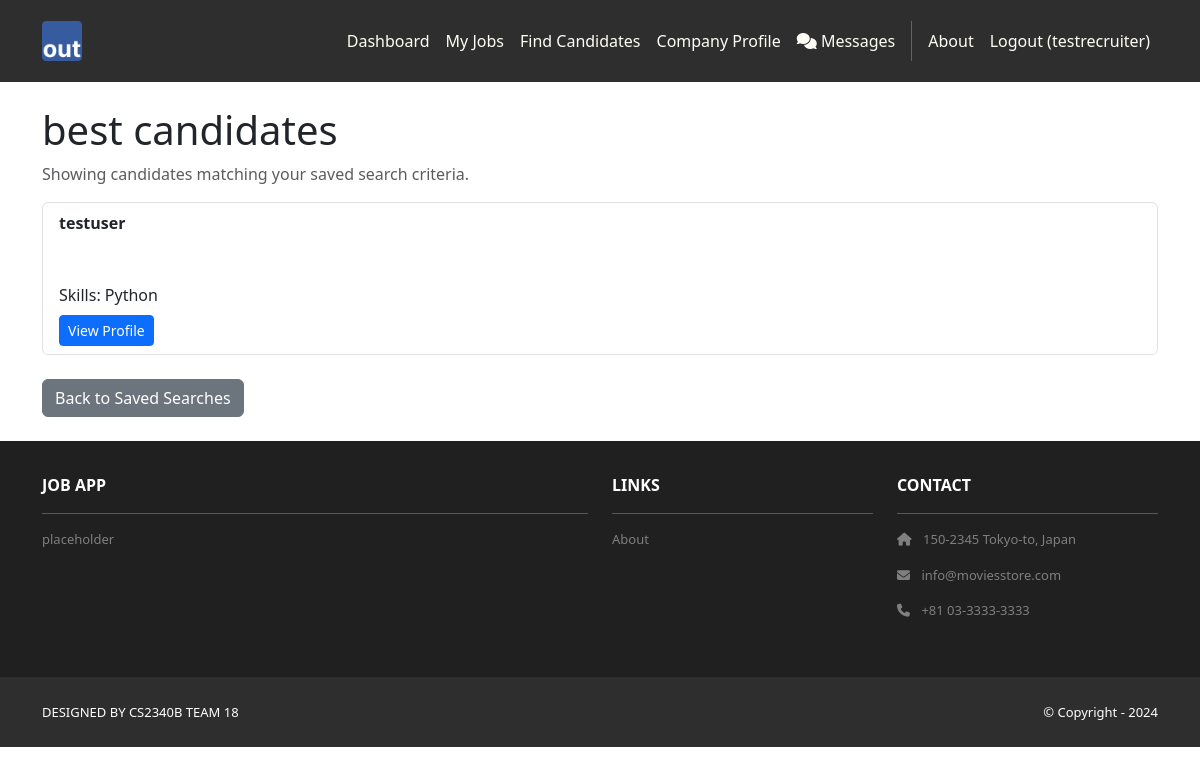
The app's page /recruiters/saved-searches/2/ (signed in), older data.
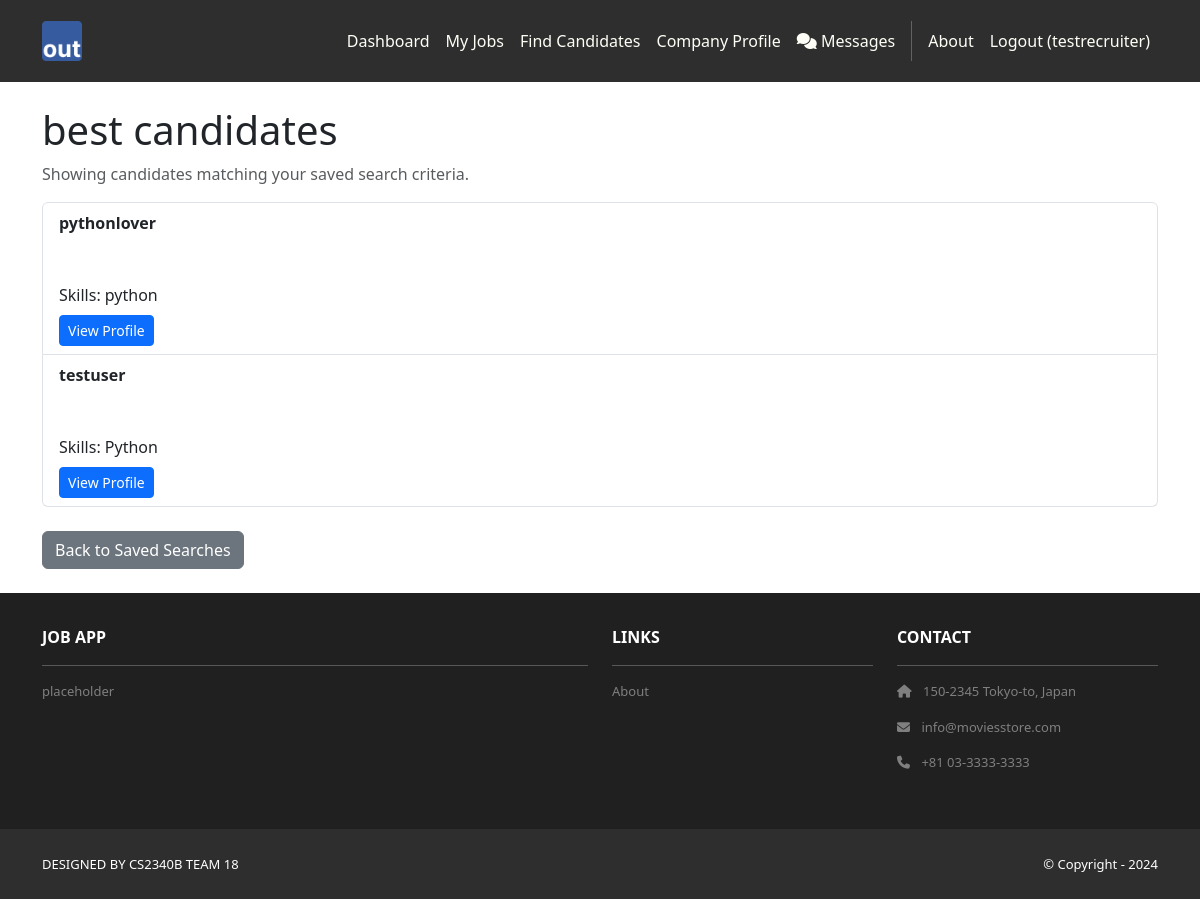
The same page, newer data.
### applicants/models.py (models this page shows, shortened)
class ApplicantProfile(models.Model):
    user = models.OneToOneField(User, on_delete=models.CASCADE, related_name='applicant_profile')
    headline = models.CharField(
        max_length=200,
        blank=True,
        help_text="A brief professional headline (e.g., 'Software Developer with 5 years experience')"
    )
    phone = models.CharField(max_length=20, blank=True)
    city = models.CharField(max_length=100, blank=True, help_text="City")
    state = models.CharField(max_length=100, blank=True, help_text="State or Province")
    country = models.CharField(max_length=100, blank=True, help_text="Country")
    postal_code = models.CharField(max_length=20, blank=True, help_text="Postal/ZIP Code")
    latitude = models.DecimalField(
        max_digits=9, decimal_places=6, null=True, blank=True,
        help_text="Latitude coordinate (auto-populated if possible)"
    )
    longitude = models.DecimalField(
        max_digits=9, decimal_places=6, null=True, blank=True,
        help_text="Longitude coordinate (auto-populated if possible)"
    )
    location = models.CharField(max_length=200, blank=True, help_text="Full location display (auto-generated)")
    willing_to_relocate = models.BooleanField(default=False, help_text="Willing to relocate for work")
    remote_work_preference = models.CharField(
        max_length=20,
        choices=[
            ('remote_only', 'Remote Only'),
            ('hybrid', 'Hybrid'),
            ('onsite_only', 'Onsite Only'),
            ('flexible', 'Flexible'),
        ],
        default='flexible',
        help_text="Remote work preference"
    )
    summary = models.TextField(
        blank=True,
        help_text="A brief summary of your professional background and career goals"
    )
    skills = models.TextField(
        blank=True,
        help_text="List your key skills separated by commas (e.g., 'Python, Django, React, SQL')"
    )
    linkedin_url = models.URLField(blank=True, help_text="Your LinkedIn profile URL")
    github_url = models.URLField(blank=True, help_text="Your GitHub profile URL")
    portfolio_url = models.URLField(blank=True, help_text="Your portfolio or personal website URL")
    other_url = models.URLField(blank=True, help_text="Any other relevant professional URL")
    is_public = models.BooleanField(default=True, help_text="Make profile visible to recruiters")
    is_seeking_jobs = models.BooleanField(default=True, help_text="Currently looking for job opportunities")
    created_at = models.DateTimeField(auto_now_add=True)
    updated_at = models.DateTimeField(auto_now=True)
    class Meta:
        verbose_name = "Applicant Profile"
        verbose_name_plural = "Applicant Profiles"

### recruiters/views.py (the view, shortened to what this page needs)
# urls.py: path('saved-searches/<int:pk>/', views.saved_search_detail, name='saved_search_detail'),
@recruiter_required
def saved_search_detail(request, pk):
    saved = get_object_or_404(SavedSearch, pk=pk, recruiter=request.user)
    qs = ApplicantProfile.objects.filter(is_public=True)
    if saved.skills:
        for skill in [sk.strip() for sk in saved.skills.split(',') if sk.strip()]:
            qs = qs.filter(skills__icontains=skill)
    if saved.location:
        loc = saved.location.strip()
        qs = qs.filter(
            Q(city__icontains=loc) | Q(state__icontains=loc) | Q(country__icontains=loc) | Q(location__icontains=loc)
        )
    if saved.remote_preference:
        qs = qs.filter(remote_work_preference=saved.remote_preference)
    if saved.willing_to_relocate:
        qs = qs.filter(willing_to_relocate=True)
    if saved.is_seeking_jobs:
        qs = qs.filter(is_seeking_jobs=True)
    if saved.education_level:
        if saved.education_level == 'high_school':
            qs = qs.filter(education__isnull=True)
        else:
            qs = qs.filter(education__degree__icontains=saved.education_level)
    candidates = qs.order_by('-updated_at')
    template_data = {'title': f'Saved Search: {saved.name}', 'user_type': 'recruiter'}
    return render(request, 'recruiters/saved_search_detail.html', {'template_data': template_data, 'saved': saved, 'candidates': candidates})

### recruiters/templates/recruiters/saved_search_detail.html (shortened to what this page needs)
{% extends 'base.html' %}
{% block content %}
<div class="container py-4">
  <h1>{{ saved.name }}</h1>
  <p class="text-muted">Showing candidates matching your saved search criteria.</p>
  {% if candidates %}
    <ul class="list-group mb-4">
      {% for candidate in candidates %}
        <li class="list-group-item">
          <strong>{{ candidate.user.get_full_name|default:candidate.user.username }}</strong>
          <br>
          <br>
          <br>
          <span>Skills: {{ candidate.skills }}</span>
          <br>
          <a href="{% url 'recruiters:candidate_detail' candidate.pk %}" class="btn btn-sm btn-primary mt-2">View Profile</a>
        </li>
      {% endfor %}
    </ul>
  {% else %}
    <p class="text-muted">No candidates currently match this search.</p>
  {% endif %}
  <a href="{% url 'recruiters:saved_search_list' %}" class="btn btn-secondary">Back to Saved Searches</a>
</div>
{% endblock content %}

Row changes from the older to the newer data that the page shows:
added ApplicantProfile: user.get_full_name "pythonlover", skills "python"
